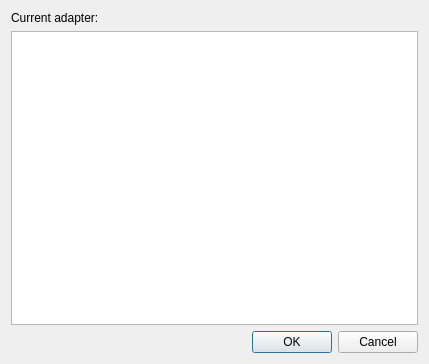
<?xml version="1.0" encoding="UTF-8"?>
<ui version="4.0">
 <class>ChooseAdapterDialog</class>
 <widget class="QDialog" name="ChooseAdapterDialog">
  <property name="geometry">
   <rect>
    <x>0</x>
    <y>0</y>
    <width>429</width>
    <height>364</height>
   </rect>
  </property>
  <property name="windowTitle">
   <string>Dialog</string>
  </property>
  <layout class="QVBoxLayout" name="verticalLayout">
   <item>
    <layout class="QHBoxLayout" name="horizontalLayout">
     <item>
      <widget class="QLabel" name="label">
       <property name="text">
        <string>Current adapter:</string>
       </property>
      </widget>
     </item>
     <item>
      <widget class="QLabel" name="labAdapter">
       <property name="text">
        <string/>
       </property>
      </widget>
     </item>
    </layout>
   </item>
   <item>
    <widget class="QListView" name="listAdapters"/>
   </item>
   <item>
    <widget class="QDialogButtonBox" name="dbbOkCancel">
     <property name="orientation">
      <enum>Qt::Horizontal</enum>
     </property>
     <property name="standardButtons">
      <set>QDialogButtonBox::Cancel|QDialogButtonBox::Ok</set>
     </property>
    </widget>
   </item>
  </layout>
 </widget>
 <resources/>
 <connections/>
</ui>
